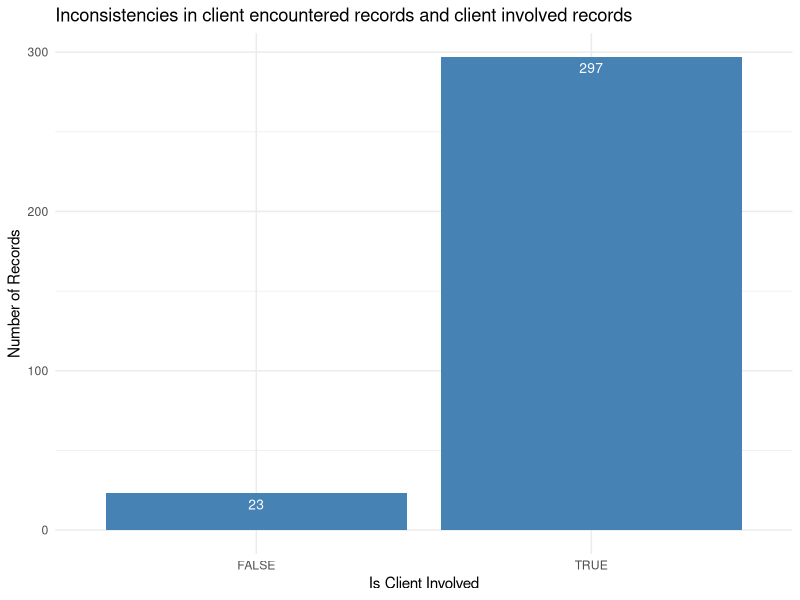

The R source for this figure:
library(ggplot2)
library(tidyverse)

hfsData <- read.csv("HFS Service Data.csv")
hfsFilteredData <- hfsData %>% filter(hfsData$encounter_with == "Client")
hfsBarData <- as.data.frame(table(hfsFilteredData$is_client_involved)) 

ggplot(hfsBarData, aes(x=hfsBarData$Var1, y=hfsBarData$Freq)) +
  ggtitle("Inconsistencies in client encountered records and client involved records")+
  xlab("Is Client Involved") + 
  ylab("Number of Records")+ 
  geom_bar(stat="identity", fill="steelblue")+
  geom_text(aes(label=Freq), vjust=1.6, color="white", size=3.5)+
  theme_minimal()

